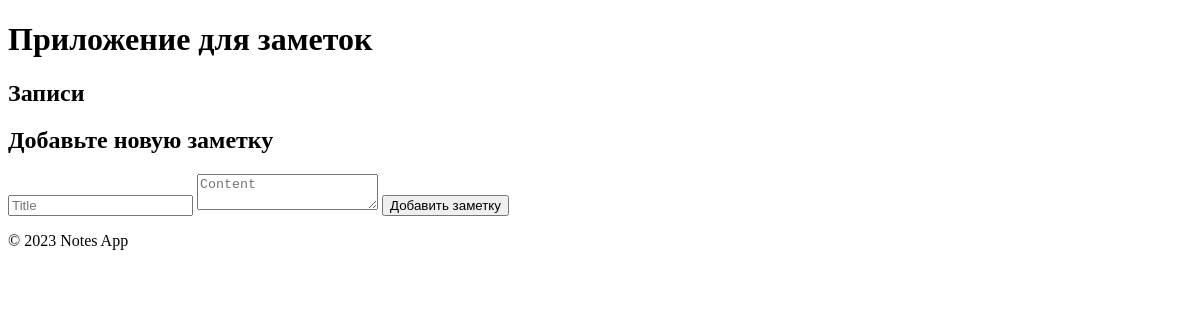
Before: / with the older database file.
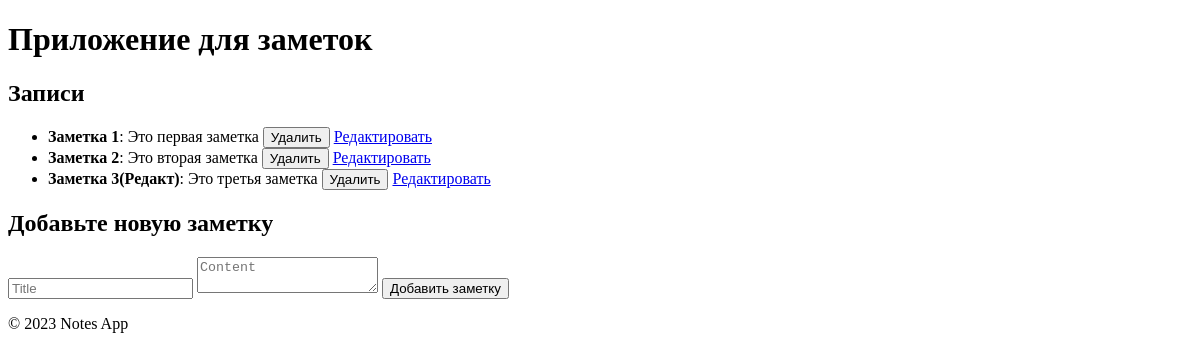
After: the same page with the newer database file.
### models/models.py (models this page shows)
class NoteModel(Base):
    __tablename__ = "notes"
    id = Column(Integer, primary_key=True, index=True)
    title = Column(String, index=True)
    content = Column(String)

### routers/post.py (the view)
@router.get("/", response_class=HTMLResponse)
def read_root(request: Request, db: Session = Depends(get_db), message: str = ""):
    notes = db.query(NoteModel).all()
    return templates.TemplateResponse(
        "home.html", {"request": request, "notes": notes, "message": message}
    )

### templates/home.html (shortened to what this page needs)
{% extends "base.html" %}
{% block content %}
    <h2>Записи</h2>
    <ul>
        {% for note in notes %}
            <li>
                <strong>{{ note.title }}</strong>: {{ note.content }}
                <form action="/notes/delete/{{ note.id }}" method="post" style="display:inline;">
                    <button type="submit">Удалить</button>
                </form>
                <a href="/notes/edit/{{ note.id }}">Редактировать</a>
            </li>
        {% endfor %}
    </ul>
    <h2>Добавьте новую заметку</h2>
    <form action="/notes" method="post">
        <input type="text" name="title" placeholder="Title" required>
        <textarea name="content" placeholder="Content" required></textarea>
        <button type="submit">Добавить заметку</button>
    </form>
{% endblock %}

### templates/base.html (shortened to what this page needs)
<!DOCTYPE html>
<html lang="en">
<head>
</head>
<body>
    <header>
        <h1>Приложение для заметок</h1>
    </header>
    <main>
        {% block content %}
        {% endblock %}
    </main>
    <footer>
        <p>&copy; 2023 Notes App</p>
    </footer>
</body>
</html>

Changed rows visible on the page:
added NoteModel: title "Заметка 1", content "Это первая заметка"
added NoteModel: title "Заметка 2", content "Это вторая заметка"
added NoteModel: title "Заметка 3(Редакт)", content "Это третья заметка"
